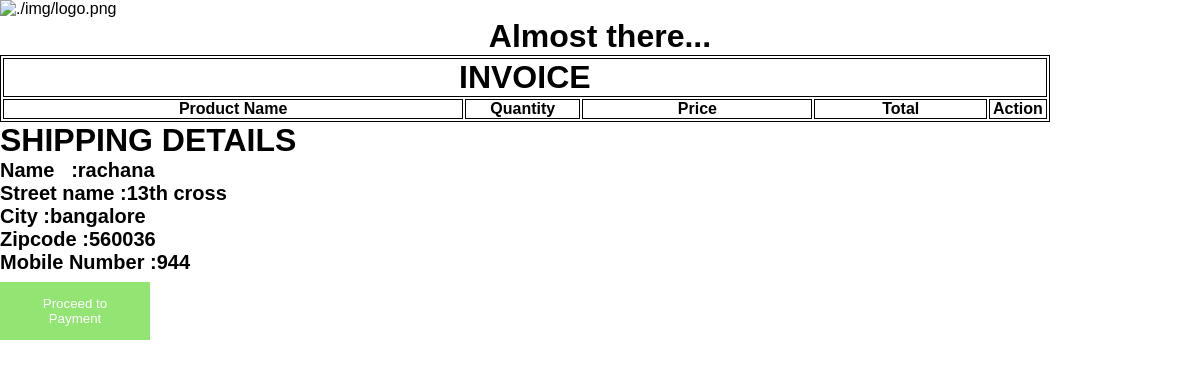
The app's page /checkout.php (signed in) with its own data.
### tables this page shows
CREATE TABLE `users` (
  `uid` int(10) NOT NULL,
  `fname` varchar(10) NOT NULL,
  `email` varchar(10) NOT NULL,
  `password` varchar(10) NOT NULL,
  `sname` varchar(100) NOT NULL,
  `city` varchar(10) NOT NULL,
  `zcode` int(6) NOT NULL,
  `pnum` int(11) NOT NULL
);

### checkout.php (the view, shortened to what this page needs)
<!DOCTYPE html>
<html lang="en">
<head>
    <link rel="stylesheet" href="sass/main.css">
</head>
<body>
<img src="./img/logo.png" alt="./img/logo.png" width="200px" height="160px">
<div>
        <h1 style="text-align:center;">Almost there...</h1>
<div>
<table class="table">
                                <tr>
                                        <th colspan="5">
                                                <h1>INVOICE</h1>
                                        </th>
                                </tr>
                                <tr>
                                        <th width="40%">Product Name</th>
                                        <th width="10%">Quantity</th>
                                        <th width="20%">Price</th>
                                        <th width="15%">Total</th>
                                        <th width="5%">Action</th>
                                </tr>
                        </table>
</div>
<h1>SHIPPING DETAILS</h1>
<div style="font-size:20px;">
<?php
include 'config.php';
$uname = $_SESSION['username'];
$result=$mysqli->query("SELECT * FROM users where fname ='$uname'");
while($ship = mysqli_fetch_assoc($result)):?>
                <h4>Name &nbsp    :<?php echo $ship['fname']; ?></h4>
                <h4>Street name   :<?php echo $ship['sname']; ?></h4>
                <h4>City          :<?php echo $ship['city']; ?></h4>
                <h4>Zipcode       :<?php echo $ship['zcode']; ?></h4>
                <h4>Mobile Number :<?php echo $ship['pnum']; ?></h4>
                <?php
             endwhile;
?>
</div>
<form action="payment.php">
<button type="submit">Proceed to Payment</button>
</form
</div>
</body>
</html>

### sass/main.css (style rules this page uses)
* { margin: 0; padding: 0; font-family: 'Quicksand', sans-serif; }
body, html { height: 100%; }
body { background: #fff; position: relative; overflow: hidden; }
table, th, td { border: 1px solid black; }
button { position: relative; background-color: #92E573; color: white; padding: 14px 20px; margin: 8px 0; border: none; cursor: pointer; width: 150px; }
body { overflow: visible; }

### records on screen
users: fname "rachana", sname "13th cross", city "bangalore", zcode "560036", pnum "944"
